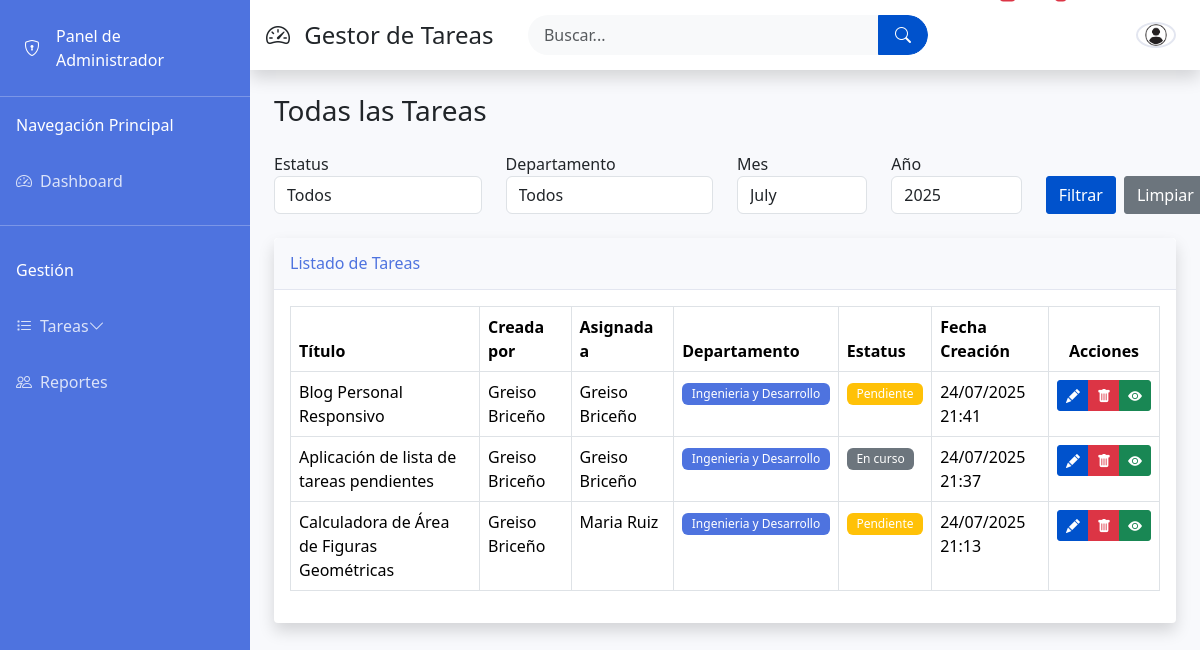
Screenshot of /todas.php (signed in) with the database file from the repository.
### tables this page shows
CREATE TABLE `tareas` (
  `id_tarea` int(11) NOT NULL,
  `id_usuario` int(11) NOT NULL,
  `id_usuario_asignado` int(11) NOT NULL,
  `titulo` varchar(255) NOT NULL,
  `categoria` text NOT NULL,
  `descripcion` text,
  `herramientas` text,
  `id_estatus` int(11) NOT NULL,
  `fecha_creacion` datetime DEFAULT CURRENT_TIMESTAMP,
  `fecha_actualizacion` datetime DEFAULT NULL ON UPDATE CURRENT_TIMESTAMP,
  `fecha_finalizacion` datetime DEFAULT NULL,
  `prioridad` varchar(255) NOT NULL
);

CREATE TABLE `usuarios` (
  `id_usuario` int(11) NOT NULL,
  `nombre` varchar(100) NOT NULL,
  `usuario` varchar(50) NOT NULL,
  `contraseña` varchar(255) NOT NULL,
  `email` varchar(255) NOT NULL,
  `telefono` int(11) NOT NULL,
  `id_departamento` int(11) DEFAULT NULL,
  `id_cargo` int(11) DEFAULT NULL,
  `id_rol` int(11) DEFAULT NULL,
  `fecha_registro` datetime DEFAULT CURRENT_TIMESTAMP
);

CREATE TABLE `departamentos` (
  `id_departamento` int(11) NOT NULL,
  `nombre` varchar(100) NOT NULL
);

CREATE TABLE `estatus` (
  `id_estatus` int(11) NOT NULL,
  `nombre` varchar(50) NOT NULL
);

### todas.php (the view, shortened to what this page needs)
<?php
require_once 'config.php';
include 'header.php';
$filtros = [
    'estatus' => $_GET['estatus'] ?? null,
    'departamento' => $_GET['departamento'] ?? null,
    'mes' => $_GET['mes'] ?? date('m'),
    'ano' => $_GET['ano'] ?? date('Y')
];
$query = "SELECT
            t.*,
            uc.nombre AS creador_nombre,
            ua.nombre AS asignado_nombre,
            d.nombre AS departamento_nombre,
            e.nombre AS estatus
          FROM tareas t
          JOIN usuarios uc ON t.id_usuario = uc.id_usuario
          JOIN usuarios ua ON t.id_usuario_asignado = ua.id_usuario
          JOIN departamentos d ON ua.id_departamento = d.id_departamento
          JOIN estatus e ON t.id_estatus = e.id_estatus
          WHERE 1=1";
$query .= " ORDER BY t.fecha_creacion DESC";
$tareas = [];
$stmt = $conexion->prepare($query);
if (!$stmt->execute()) {
    die("Error al ejecutar la consulta: " . $stmt->error);
}
$result = $stmt->get_result();
if ($result) {
    $tareas = $result->fetch_all(MYSQLI_ASSOC);
}
?>
<div class="container-fluid">
    <h1 class="h3 mb-4 text-gray-800">Todas las Tareas</h1>
    <form method="get" class="mb-4">
        <div class="row">
            <div class="col-md-3">
                <label>Estatus</label>
                <select name="estatus" class="form-control">
                    <option value="">Todos</option>
                </select>
            </div>
            <div class="col-md-3">
                <label>Departamento</label>
                <select name="departamento" class="form-control">
                    <option value="">Todos</option>
                </select>
            </div>
            <div class="col-md-2">
                <label>Mes</label>
                <select name="mes" class="form-control">
                    <?php for($i=1; $i<=12; $i++): ?>
                        <option value="<?= $i ?>" <?= $filtros['mes'] == $i ? 'selected' : '' ?>>
                            <?= DateTime::createFromFormat('!m', $i)->format('F') ?>
                        </option>
                    <?php endfor; ?>
                </select>
            </div>
            <div class="col-md-2">
                <label>Año</label>
                <select name="ano" class="form-control">
                    <?php for($i=date('Y'); $i>=2020; $i--): ?>
                        <option value="<?= $i ?>" <?= $filtros['ano'] == $i ? 'selected' : '' ?>><?= $i ?></option>
                    <?php endfor; ?>
                </select>
            </div>
            <div class="col-md-2 d-flex align-items-end">
                <button type="submit" class="btn btn-primary">Filtrar</button>
                <a href="todas.php" class="btn btn-secondary ms-2">Limpiar</a>
            </div>
        </div>
    </form>
    <div class="card shadow mb-4">
        <div class="card-header py-3 d-flex flex-row align-items-center justify-content-between">
            <h6 class="m-0 font-weight-bold text-primary">Listado de Tareas</h6>
        </div>
    <div class="card-body">
        <div class="table-responsive">
            <table class="table table-bordered" id="dataTable" width="100%" cellspacing="0">
                <thead>
                    <tr>
                        <th>Título</th>
                        <th>Creada por</th>
                        <th>Asignada a</th>
                        <th>Departamento</th>
                        <th>Estatus</th>
                        <th>Fecha Creación</th>
                        <th class="text-center">Acciones</th>
                    </tr>
                </thead>
                <tbody>
                    <?php foreach($tareas as $tarea): ?>
                    <tr>
                        <td><?= htmlspecialchars($tarea['titulo']) ?></td>
                        <td>
                            <div class="d-flex align-items-center">
                                <div>
                                    <div><?= htmlspecialchars($tarea['creador_nombre']) ?></div>
                                </div>
                            </div>
                        </td>
                        <td>
                            <div class="d-flex align-items-center">
                                <div>
                                    <div><?= htmlspecialchars($tarea['asignado_nombre']) ?></div>
                                </div>
                            </div>
                        </td>
                        <td>
                            <span class="badge bg-primary">
                                <?= htmlspecialchars($tarea['departamento_nombre']) ?>
                            </span>
                        </td>
                        <td>
                            <span class="badge bg-<?=
                                $tarea['estatus'] == 'Completado' ? 'success' :
                                ($tarea['estatus'] == 'Pendiente' ? 'warning' :
                                ($tarea['estatus'] == 'En Progreso' ? 'info' : 'secondary'))
                            ?>">
                                <?= $tarea['estatus'] ?>
                            </span>
                        </td>
                        <td><?= date('d/m/Y H:i', strtotime($tarea['fecha_creacion'])) ?></td>
                        <td>
                        <div class="btn-group" role="group" aria-label="Acciones tarea">
                                <button type="button"
                                        class="btn btn-primary btn-sm"
                                        data-bs-toggle="modal"
                                        data-bs-target="#editarTareaModal"
                                        data-id="<?= $tarea['id_tarea'] ?>"
                                        title="Editar tarea">
                                    <i class="bi bi-pencil-fill"></i>
                                </button>
                                <button type="button"
                                        class="btn btn-danger btn-sm"
                                        data-bs-toggle="modal"
                                        data-bs-target="#eliminarTareaModal"
                                        data-id="<?= $tarea['id_tarea'] ?>"
                                        data-titulo="<?= htmlspecialchars($tarea['titulo']) ?>"
                                        title="Eliminar tarea">
                                    <i class="bi bi-trash-fill"></i>
                                </button>
                                <a href="ver.php?id=<?= $tarea['id_tarea'] ?>"
                                class="btn btn-success btn-sm"
                                title="Ver detalles"
                                data-bs-toggle="tooltip">
                                    <i class="bi bi-eye-fill"></i>
                                </a>
                            </div>
                        </td>
                    </tr>
                    <?php endforeach; ?>
                </tbody>
            </table>
        </div>
    </div>
</div>
</div>
<?php include 'footer.php'; ?>

### admin.css (style rules this page uses)
body { background-color: #f8f9fc; overflow-x: hidden; }
.card { border: none; border-radius: 0.35rem; box-shadow: 0 0.15rem 1.75rem 0 rgba(58, 59, 69, 0.15); }
.card-header { background-color: #f8f9fc; border-bottom: 1px solid #e3e6f0; }
.bg-primary { background-color: #4e73df !important; }
.text-primary { color: #4e73df !important; }
.badge { font-weight: 500; padding: 0.4em 0.8em; }
.btn { border-radius: 3px; font-weight: 500; }
.btn-primary { background-color: #0052cc; border-color: #0052cc; }
.card { border-radius: 4px; box-shadow: 0 1px 2px rgba(9, 30, 66, 0.25); }

### rows the page displays
tareas: titulo "Blog Personal Responsivo", id_usuario.nombre "Greiso Briceño", departamentos.nombre "Ingenieria y Desarrollo", id_estatus.nombre "Pendiente", fecha_creacion "24/07/2025 21:41"
tareas: titulo "Aplicación de lista de tareas pendientes", id_usuario.nombre "Greiso Briceño", departamentos.nombre "Ingenieria y Desarrollo", id_estatus.nombre "En curso", fecha_creacion "24/07/2025 21:37"
tareas: titulo "Calculadora de Área de Figuras Geométricas", id_usuario.nombre "Greiso Briceño", id_usuario_asignado.nombre "Maria Ruiz", departamentos.nombre "Ingenieria y Desarrollo", id_estatus.nombre "Pendiente", fecha_creacion "24/07/2025 21:13"

### other values shown
form field mes "July"
form field ano "2025"
